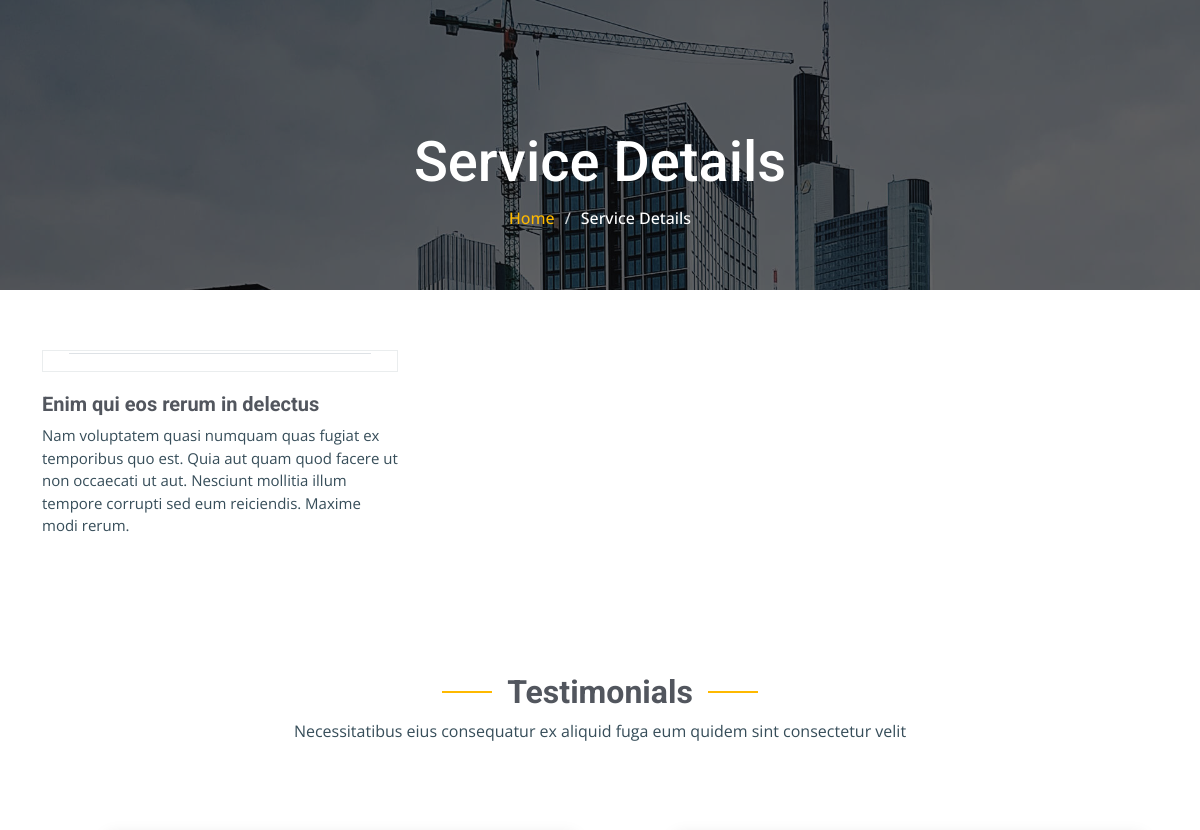
The app's page /services (middle part), older data.
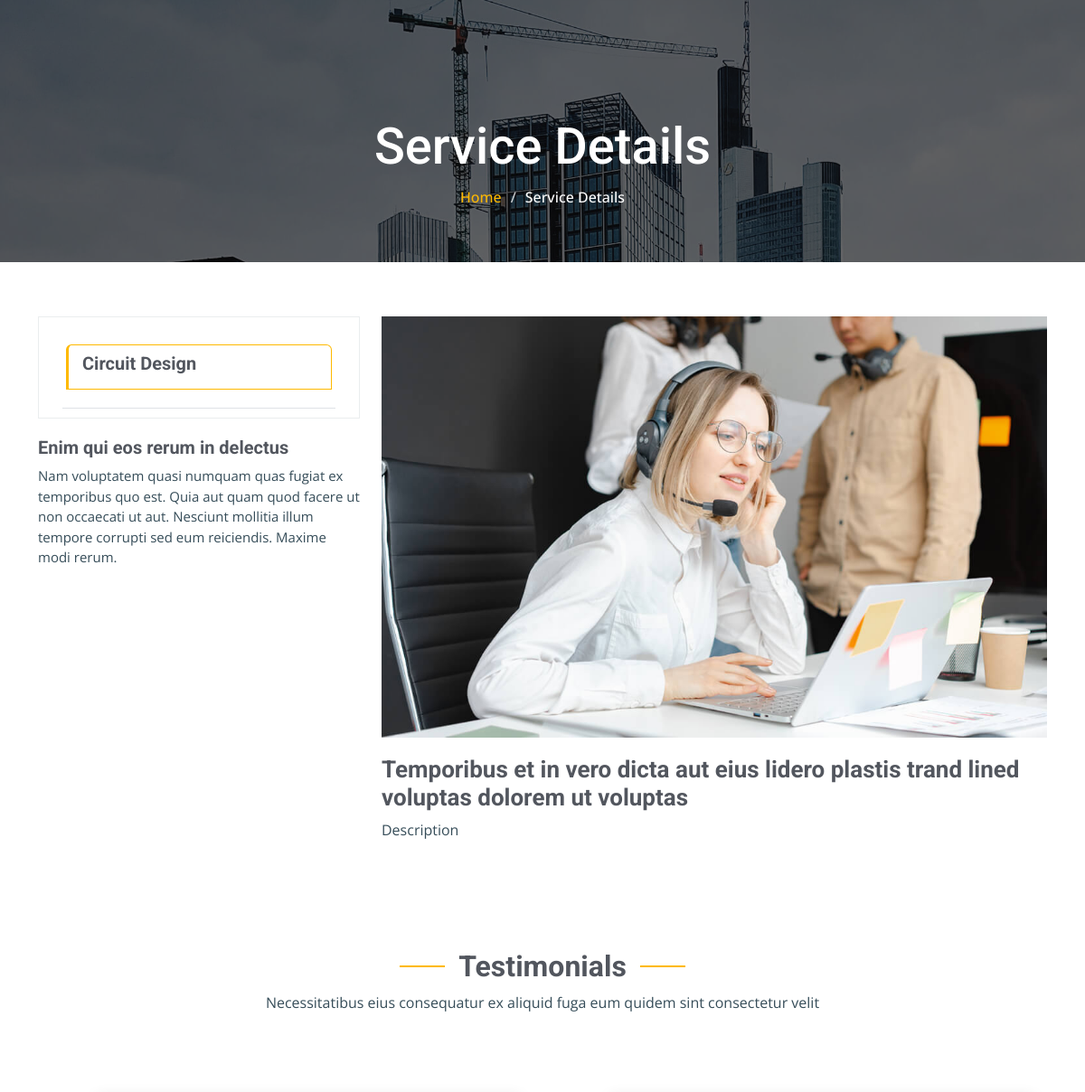
The same page, newer data.
### companyProfileApplication/models.py (models this page shows, shortened)
class Services(models.Model):
    name = models.CharField(max_length=150, blank=False)
    description = SummernoteTextField(max_length=3000, blank=False,null=True)
    icon = models.FileField(upload_to='images', null=True, blank=True)
    image = models.FileField(upload_to='images', null=True, blank=True)

### companyProfileApplication/views.py (the view)
# urls.py: path('services', services, name='services'),
def services(request):
    services  = Services.objects.all()
    context = {'services':services}
    return render(request,'service-details.html',context)

### templates/service-details.html (shortened to what this page needs)
{% extends "index.html" %}
{% block content %}
<body class="service-details-page">
  <main class="main">
    <div class="page-title dark-background" style="background-image: url(assets/img/page-title-bg.jpg);">
      <div class="container position-relative">
        <h1>Service Details</h1>
        <nav class="breadcrumbs">
          <ol>
            <li><a href="index.html">Home</a></li>
            <li class="current">Service Details</li>
          </ol>
        </nav>
      </div>
    </div>
    <section id="service-details" class="service-details section">
      <div class="container">
        <div class="row gy-4">
          <div class="col-lg-4" data-aos="fade-up" data-aos-delay="100">
            <div class="services-list">
              <ul class="nav nav-tabs row  g-2 d-flex" data-aos="fade-up" data-aos-delay="100" role="tablist">
                {% for service in services %}
                <div class="nav-item" role="presentation">
                  {% if service == services.first %}
                  <a class="nav-link active show" data-bs-toggle="tab" data-bs-target="#features-tab-{{service.id}}"
                    aria-selected="true" role="tab">
                    <h4>{{service.name}}</h4>
                  </a>
                  {%else%}
                  <a class="nav-link " data-bs-toggle="tab" data-bs-target="#features-tab-{{service.id}}"
                    aria-selected="true" role="tab">
                    <h4>{{service.name}}</h4>
                  </a>
                  {%endif%}
                </div>
                {% endfor %}
              </ul>
            </div>
            <h4>Enim qui eos rerum in delectus</h4>
            <p>Nam voluptatem quasi numquam quas fugiat ex temporibus quo est. Quia aut quam quod facere ut non
              occaecati ut aut. Nesciunt mollitia illum tempore corrupti sed eum reiciendis. Maxime modi rerum.</p>
          </div>
          <div class="col-lg-8 tab-content" data-aos="fade-up" data-aos-delay="200">
            {% for service in services %}
            {% if service == services.first %}
            <div class="tab-pane active show" id="features-tab-{{service.id}}" role="tabpanel">
              <img src="assets/img/services.jpg" alt="" class="img-fluid services-img">
              <h3>Temporibus et in vero dicta aut eius lidero plastis trand lined voluptas dolorem ut voluptas</h3>
              {{service.description|safe}}
            </div>
            {%else%}
            <div class="tab-pane" id="features-tab-{{service.id}}" role="tabpanel">
              <img src="assets/img/services.jpg" alt="" class="img-fluid services-img">
              <h3>Temporibus et in vero dicta aut eius lidero plastis trand lined voluptas dolorem ut voluptas</h3>
              {{service.description|safe}}
            </div>
            {%endif%}
            {%endfor%}
          </div>
        </div>
      </div>
    </section>
  </main>
</body>
{% endblock content %}

### templates/index.html (shortened to what this page needs)
{% load static %}
<!DOCTYPE html>
<html lang="en">
<head>
  <link href="{% static 'vendor/bootstrap/css/bootstrap.min.css' %}" rel="stylesheet">
  <link href="{% static 'vendor/bootstrap-icons/bootstrap-icons.css' %}" rel="stylesheet">
  <link href="{% static 'vendor/aos/aos.css' %}" rel="stylesheet">
  <link href="{% static 'vendor/fontawesome-free/css/all.min.css' %}" rel="stylesheet">
  <link href="{% static 'vendor/glightbox/css/glightbox.min.css' %}" rel="stylesheet">
  <link href="{% static 'vendor/swiper/swiper-bundle.min.css' %}" rel="stylesheet">
  <link href="{% static 'css/main.css' %}" rel="stylesheet">
</head>
<body class="index-page">
  <main class="main">
    {% block content%}{% endblock content%}
  <section id="testimonials" class="testimonials section">
    <div class="container section-title" data-aos="fade-up">
      <h2>Testimonials</h2>
      <p>Necessitatibus eius consequatur ex aliquid fuga eum quidem sint consectetur velit</p>
    </div>
    <div class="container" data-aos="fade-up" data-aos-delay="100">
      <div class="swiper init-swiper">
        <div class="swiper-wrapper">
          <div class="swiper-slide">
          </div>
          <div class="swiper-slide">
          </div>
        </div>
      </div>
    </div>
  </section>
</body>
</html>

### static/css/main.css (style rules this page uses)
:root { --default-font: "Open Sans", system-ui, -apple-system, "Segoe UI", Roboto, "Helvetica Neue", Arial, "Noto Sans", "Liberation Sans", sans-serif, "Apple Color Emoji", "Segoe UI Emoji", "Segoe UI Symbol", "Noto Color Emoji"; --heading-font: "Roboto", sans-serif; --nav-font: "Poppins", sans-serif; }
:root { --background-color: #ffffff; --default-color: #364d59; --heading-color: #52565e; --accent-color: #feb900; --surface-color: #ffffff; --contrast-color: #ffffff; }
:root { --nav-color: rgba(255, 255, 255, 0.55); --nav-hover-color: #ffffff; --nav-mobile-background-color: #ffffff; --nav-dropdown-background-color: #ffffff; --nav-dropdown-color: #212529; --nav-dropdown-hover-color: #feb900; }
.dark-background { --background-color: #060606; --default-color: #ffffff; --heading-color: #ffffff; --surface-color: #252525; --contrast-color: #ffffff; }
:root { scroll-behavior: smooth; }
body { color: var(--default-color); background-color: var(--background-color); font-family: var(--default-font); }
a { color: var(--accent-color); text-decoration: none; transition: 0.3s; }
h1, h2, h3, h4, h5, h6 { color: var(--heading-color); font-family: var(--heading-font); }
.page-title { color: var(--default-color); background-color: var(--background-color); background-size: cover; background-position: center; background-repeat: no-repeat; padding: 160px 0 60px 0; text-align: center; position: relative; }
.page-title:before { content: ""; background-color: color-mix(in srgb, var(--background-color), transparent 40%); position: absolute; inset: 0; }
.page-title h1 { font-size: 56px; font-weight: 500; margin-bottom: 10px; }
.page-title .breadcrumbs ol { display: flex; flex-wrap: wrap; list-style: none; justify-content: center; padding: 0; margin: 0; font-size: 16px; font-weight: 500; }
.page-title .breadcrumbs ol li+li { padding-left: 10px; }
.page-title .breadcrumbs ol li+li::before { content: "/"; display: inline-block; padding-right: 10px; color: color-mix(in srgb, var(--default-color), transparent 20%); }
section, .section { color: var(--default-color); background-color: var(--background-color); padding: 60px 0; scroll-margin-top: 92px; overflow: clip; }
.section-title { text-align: center; padding-bottom: 60px; position: relative; }
.section-title h2 { font-size: 32px; font-weight: 700; position: relative; }
.section-title h2:before, .section-title h2:after { content: ""; width: 50px; height: 2px; background: var(--accent-color); display: inline-block; }
.section-title h2:before { margin: 0 15px 10px 0; }
.section-title h2:after { margin: 0 0 10px 15px; }
.section-title p { margin-bottom: 0; }
.testimonials .swiper-wrapper { height: auto; }
.service-details .services-list { background-color: var(--surface-color); padding: 10px 30px; border: 1px solid color-mix(in srgb, var(--default-color), transparent 90%); margin-bottom: 20px; }
.service-details .services-list a { display: block; line-height: 1; padding: 8px 0 8px 15px; border-left: 3px solid color-mix(in srgb, var(--default-color), transparent 70%); margin: 20px 0; color: color-mix(in srgb, var(--default-color), transparent 20%); transition: 0.3s; }
.service-details .services-list a.active { color: var(--heading-color); font-weight: 700; border-color: var(--accent-color); }
.service-details .services-img { margin-bottom: 20px; }
.service-details h3 { font-size: 26px; font-weight: 700; }
.service-details h4 { font-size: 20px; font-weight: 700; }
.service-details p { font-size: 15px; }
.service-details ul { list-style: none; padding: 0; font-size: 15px; }

Row changes from the older to the newer data that the page shows:
added Services: name "Circuit Design", description "Description"
